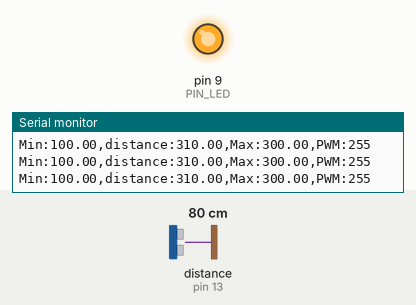
Simulated run of this sketch. Board: Arduino Uno, built with avr-gcc and run on an emulated ATmega328P. Shown: output pins drawn as LEDs (lit = HIGH), the last lines printed to the serial monitor. Wiring (inferred from the names in the program): ultrasonic range finder: trigger pin 12; echo pin 13. Inputs (shaded band) come from the test bench; at power-on: distance to the obstacle (sensor on pin 13) 80 cm. The echo pulse lasts 58.3 µs per cm; pins used as bus, display or sensor lines are not drawn.

Above: at 1.2 s.
1.3 s: distance to the obstacle (sensor on pin 13) set to 18 cm
At 1.54 s:
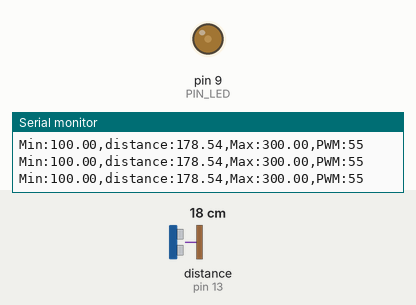
4.3 s: distance to the obstacle (sensor on pin 13) set to 2 cm
Timing chart, 0 to 7.3 s (numbered marks = the images above; inputs shaded):
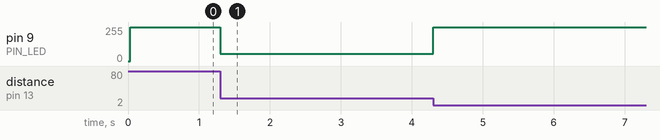

The sketch:

08P07.ino
```cpp
// Arduino pin assignment
#define PIN_LED  9
#define PIN_TRIG 12
#define PIN_ECHO 13

// configurable parameters
#define SND_VEL 346.0
#define INTERVAL 25       // 100ms -> 25ms
#define PULSE_DURATION 10
#define _DIST_MIN 100.0
#define _DIST_MAX 300.0

#define TIMEOUT ((INTERVAL / 2) * 1000.0)
#define SCALE (0.001 * 0.5 * SND_VEL)

unsigned long last_sampling_time;

void setup() {
  pinMode(PIN_LED, OUTPUT);
  pinMode(PIN_TRIG, OUTPUT);
  pinMode(PIN_ECHO, INPUT);

  digitalWrite(PIN_TRIG, LOW);

  Serial.begin(57600);
}

void loop() {
  float distance;
  float brightness;
  int pwm;

  // 25ms sampling
  if (millis() < (last_sampling_time + INTERVAL))
    return;

  distance = USS_measure(PIN_TRIG, PIN_ECHO);

  // LED brightness control according to distance
  if ((distance == 0.0) || (distance >= 300.0)) {
    distance = 310.0;
    pwm = 255;                 // LED OFF

  } else if (distance <= 100.0) {
    distance = 90.0;
    pwm = 255;                 // LED OFF

  } else if (distance <= 200.0) {
    // 100mm -> OFF(255)
    // 150mm -> 50%(about 128)
    // 200mm -> MAX brightness(0)
    brightness = (distance - 100.0) / 100.0;
    pwm = 255 - (int)(brightness * 255.0);

  } else {
    // 200mm -> MAX brightness(0)
    // 250mm -> 50%(about 128)
    // 300mm -> OFF(255)
    brightness = (300.0 - distance) / 100.0;
    pwm = 255 - (int)(brightness * 255.0);
  }

  analogWrite(PIN_LED, pwm);

  // Serial Plotter
  Serial.print("Min:");
  Serial.print(_DIST_MIN);

  Serial.print(",distance:");
  Serial.print(distance);

  Serial.print(",Max:");
  Serial.print(_DIST_MAX);

  Serial.print(",PWM:");
  Serial.println(pwm);

  // delay(50);  <-- DELETE

  last_sampling_time += INTERVAL;
}

float USS_measure(int TRIG, int ECHO)
{
  digitalWrite(TRIG, HIGH);
  delayMicroseconds(PULSE_DURATION);
  digitalWrite(TRIG, LOW);

  return pulseIn(ECHO, HIGH, TIMEOUT) * SCALE;
}
```

Measured:
- after the input at 1.3 s, pin 9 (PIN_LED): 255/255 → 55/255 at once, then repeats every 0.20 s: 56/255 0.03 s, 55/255 0.18 s
